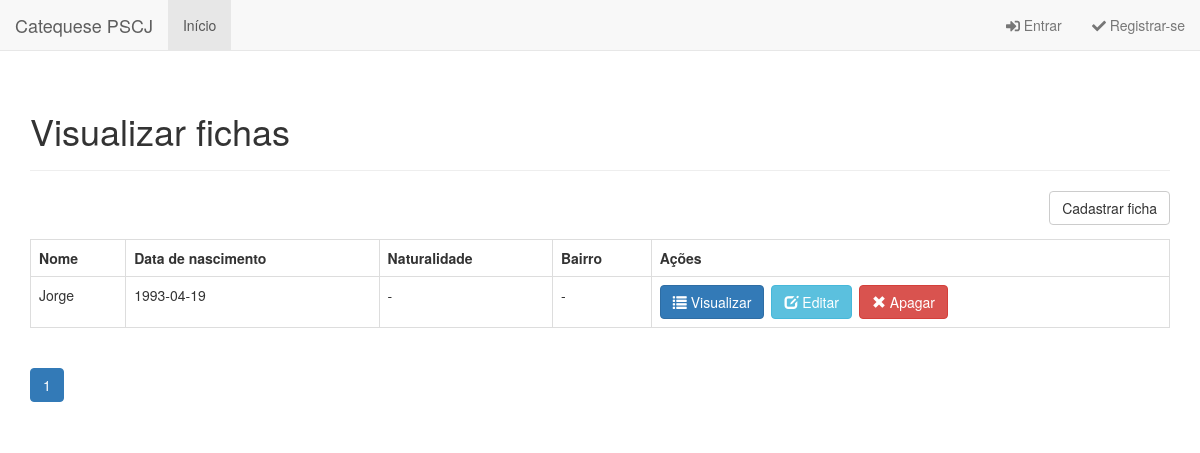
The page /old/index.php on the database as committed earlier.
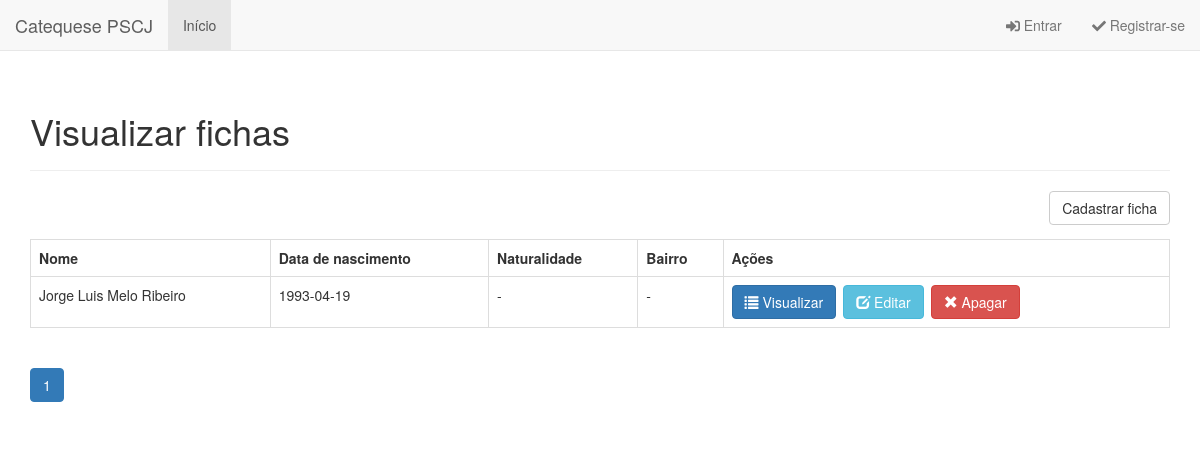
The same page on the database as committed later.
### tables this page shows
CREATE TABLE `ficha` (
  `id` int(11) NOT NULL,
  `nome` varchar(128) NOT NULL,
  `comunidade` varchar(32) NOT NULL,
  `data_nascimento` date NOT NULL,
  `naturalidade` varchar(32) NOT NULL,
  `endereco` varchar(128) NOT NULL,
  `bairro` varchar(32) NOT NULL,
  `cep` varchar(9) NOT NULL,
  `telefone` varchar(32) NOT NULL,
  `email` varchar(64) NOT NULL,
  `estudante` tinyint(1) NOT NULL,
  `colegio` varchar(32) NOT NULL,
  `batismo` tinyint(1) NOT NULL,
  `eucaristia` tinyint(1) NOT NULL,
  `data_batismo` date NOT NULL,
  `paroquia_batismo` varchar(128) NOT NULL,
  `nome_pai` varchar(128) NOT NULL,
  `nome_mae` varchar(128) NOT NULL,
  `telefone_celular_pai` varchar(32) NOT NULL,
  `telefone_celular_mae` varchar(32) NOT NULL,
  `telefone_residencial` varchar(32) NOT NULL,
  `pais_casados_igreja` tinyint(1) NOT NULL,
  `igreja_casamento` varchar(128) NOT NULL,
  `pais_vivem_juntos` tinyint(1) NOT NULL,
  `frequentam_comunidade` tinyint(1) NOT NULL,
  `ativos_paroquia` tinyint(1) NOT NULL,
  `tipo_participacao` varchar(128) NOT NULL,
  `outra_paroquia` varchar(128) NOT NULL,
  `turma_atual` varchar(32) NOT NULL,
  `dia_da_semana` varchar(32) NOT NULL,
  `turno` varchar(32) NOT NULL,
  `ano_inicio_turma` varchar(11) NOT NULL,
  `catequista_1` varchar(128) NOT NULL,
  `catequista_2` varchar(128) NOT NULL,
  `catequista_3` varchar(128) NOT NULL,
  `catequizando_frequente` tinyint(1) NOT NULL,
  `preenchimento_ficha` int(11) NOT NULL,
  `modificacao_ficha` int(11) NOT NULL
);

### objects/ficha.php (called while the page is built, shortened)
<?php
class Ficha {
    private $conn;
    private $table_name = "ficha";
    public function __construct($db) {
        $this->conn = $db;
    }
    function readAll($from_record_num, $records_per_page) {
        $query = "SELECT
                    id, nome, data_nascimento, comunidade, turma_atual, turno, dia_da_semana, ano_inicio_turma
                FROM
                    " . $this->table_name . "
                ORDER BY
                    nome, turma_atual, dia_da_semana, turno ASC
                LIMIT
                    {$from_record_num}, {$records_per_page}";
        $stmt = $this->conn->prepare( $query );
        $stmt->execute();
        return $stmt;
    }
    public function countAll() {
        $query = "SELECT id FROM " . $this->table_name . "";
        $stmt = $this->conn->prepare( $query );
        $stmt->execute();
        $num = $stmt->rowCount();
        return $num;
    }
}
?>

### old/index.php (the view, shortened to what this page needs)
<?php
$page = isset($_GET['page']) ? $_GET['page'] : 1;
$records_per_page = 8;
$from_record_num = ($records_per_page * $page) - $records_per_page;
include_once 'objects/ficha.php';
$database = new Database();
$db = $database->getConnection();
$ficha = new Ficha($db);
$stmt = $ficha->readAll($from_record_num, $records_per_page);
$num = $stmt->rowCount();
include_once "layout_header.php";
echo "<div class='right-button-margin'>";
    echo "<a href='cadastro_ficha.php' class='btn btn-default pull-right'>Cadastrar ficha</a>";
echo "</div>";
if ($num > 0) {
    echo "<table class='table table-hover table-responsive table-bordered'>";
        echo "<tr>";
            echo "<th>Nome</th>";
            echo "<th>Data de nascimento</th>";
            echo "<th>Naturalidade</th>";
            echo "<th>Bairro</th>";
            echo "<th>Ações</th>";
        echo "</tr>";
        while ($row = $stmt->fetch(PDO::FETCH_ASSOC)) {
            extract($row);
            echo "<tr>";
                echo "<td>{$nome}</td>";
                echo "<td>{$data_nascimento}</td>";
                echo "<td>-</td>";
                echo "<td>-</td>";
                echo "<td>";
				echo "<a href='visualiza_ficha.php?id={$id}' class='btn btn-primary left-margin'>";
				    echo "<span class='glyphicon glyphicon-list'></span> Visualizar";
				echo "</a>";
				echo "<a href='atualiza_ficha.php?id={$id}' class='btn btn-info left-margin'>";
				    echo "<span class='glyphicon glyphicon-edit'></span> Editar";
				echo "</a>";
				echo "<a delete-id='{$id}' class='btn btn-danger delete-object'>";
				    echo "<span class='glyphicon glyphicon-remove'></span> Apagar";
				echo "</a>";
                echo "</td>";
            echo "</tr>";
        }
    echo "</table>";
	$total_rows = $ficha->countAll();
	include_once 'paging.php';
}
else {
    echo "<div class='alert alert-info'>Sem fichas encontradas.</div>";
}
include_once "layout_footer.php";
?>

### paging.php (shortened to what this page needs)
<?php
echo "<ul class='pagination'>";
$total_pages = ceil($total_rows / $records_per_page);
$range = 2;
$initial_num = $page - $range;
$condition_limit_num = ($page + $range)  + 1;
for ($x=$initial_num; $x<$condition_limit_num; $x++) {
    if (($x > 0) && ($x <= $total_pages)) {
        if ($x == $page) {
            echo "<li class='active'><a href=\"#\">$x <span class=\"sr-only\">(current)</span></a></li>";
        }
        else {
            echo "<li><a href='{$page_url}page=$x'>$x</a></li>";
        }
    }
}
echo "</ul>";
?>

Rows that differ between the two databases and show on the page:
removed ficha: nome "Jorge", data_nascimento "1993-04-19"
added ficha: nome "Jorge Luis Melo Ribeiro", data_nascimento "1993-04-19"
